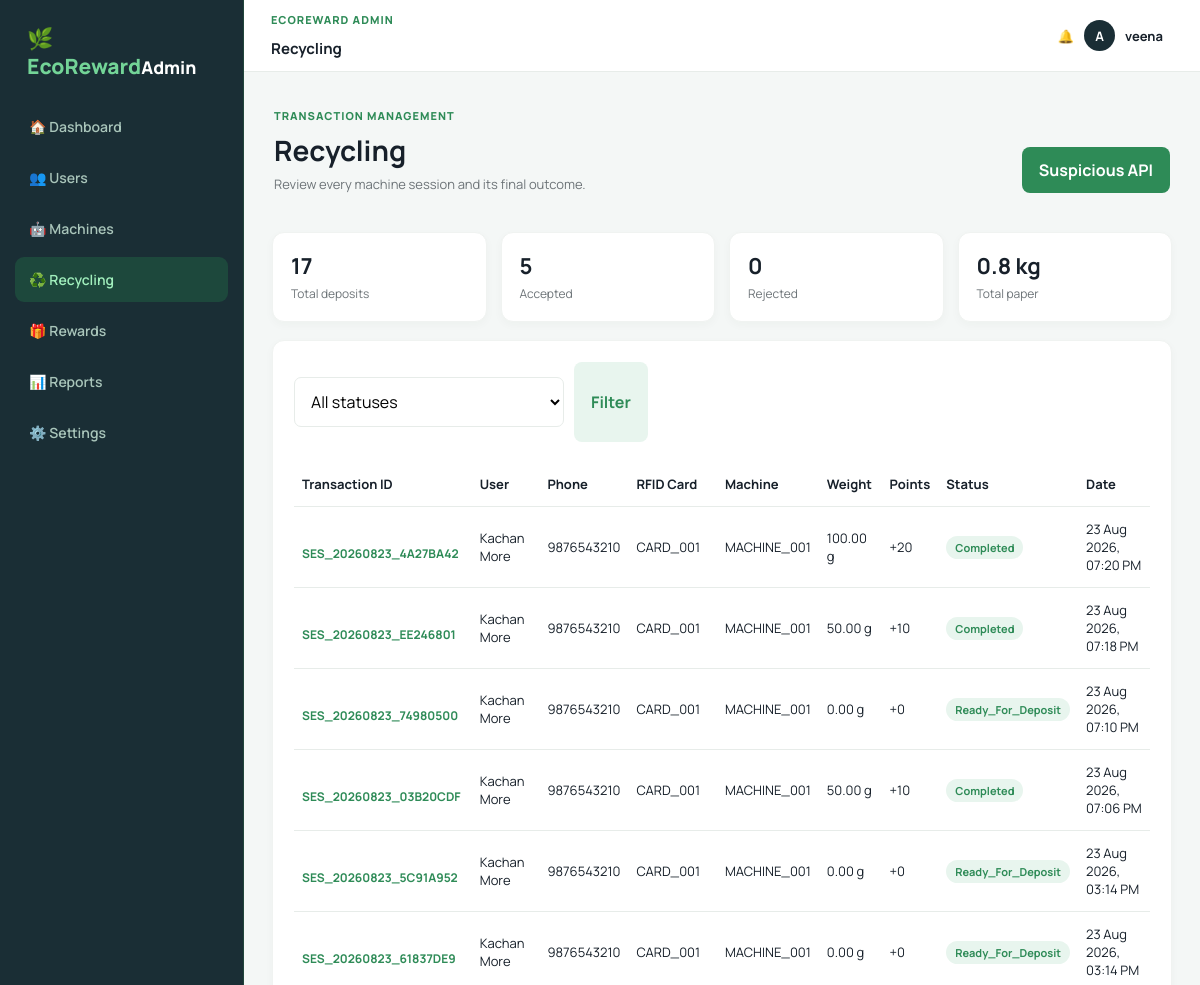
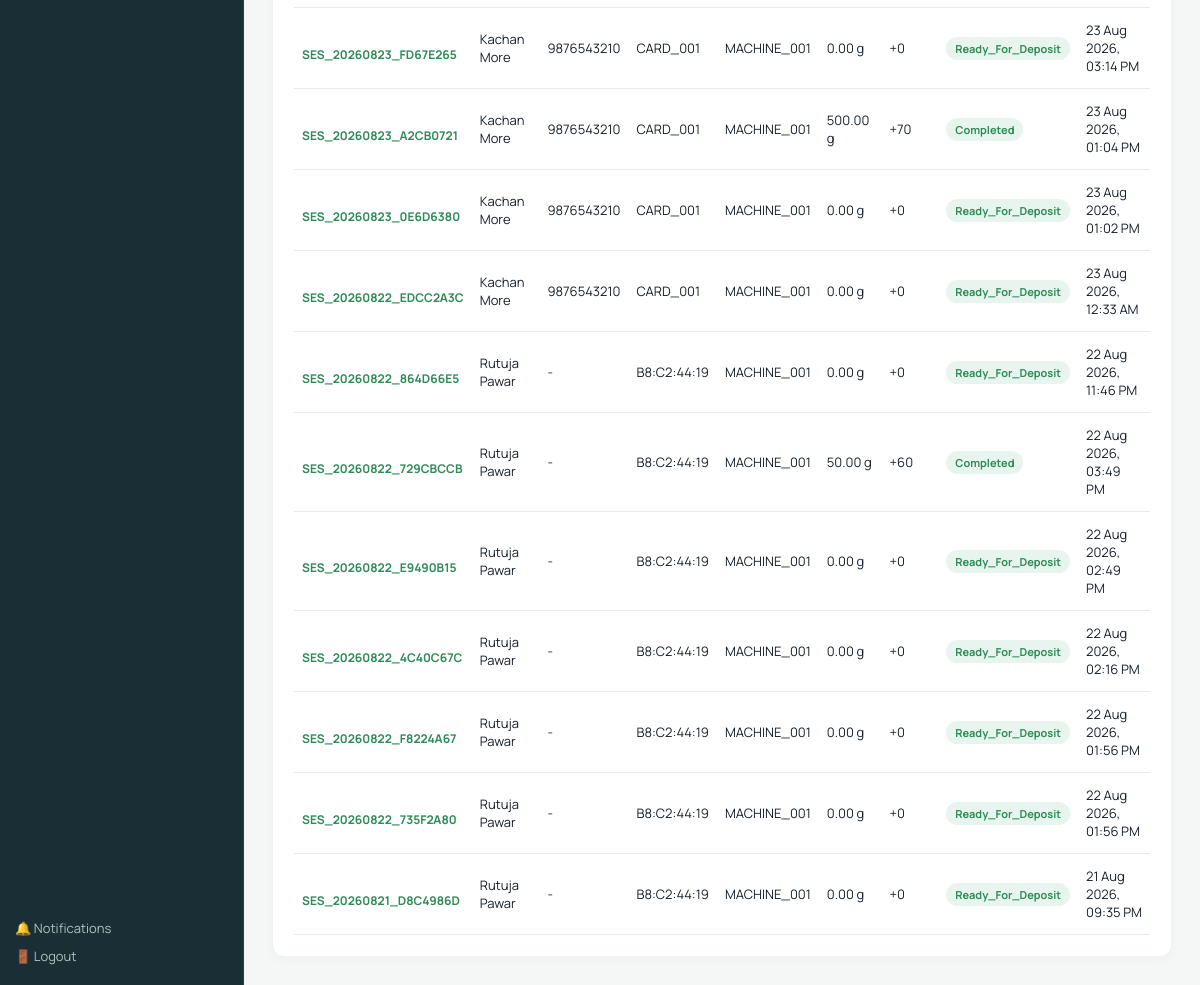
The page /admin-panel/recycling/ (signed in) on the database its author committed (2 pictures, top to bottom).
### recycling/models.py (models this page shows, shortened)
class RecyclingSession(models.Model):
    STATUS_CHOICES = [(x, x.replace("_", " ").title()) for x in ["RFID_VERIFIED", "READY_FOR_DEPOSIT", "MEASURING", "PROCESSING", "COMPLETED", "REJECTED"]]
    user = models.ForeignKey(User, on_delete=models.CASCADE)
    machine = models.ForeignKey(Machine, on_delete=models.PROTECT)
    rfid_card = models.ForeignKey(RFIDCard, on_delete=models.PROTECT, null=True, blank=True, related_name="sessions")
    session_id = models.CharField(max_length=32, editable=False, default=make_session_id)
    rfid_uid = models.CharField(max_length=64)
    status = models.CharField(max_length=30, choices=STATUS_CHOICES, default="RFID_VERIFIED")
    weight_grams = models.DecimalField(max_digits=8, decimal_places=2, default=0)
    points = models.PositiveIntegerField(default=0)
    created_at = models.DateTimeField(auto_now_add=True)
    completed_at = models.DateTimeField(null=True, blank=True)

class Profile(models.Model):
    ROLE_CHOICES = [("USER", "User"), ("ADMIN", "Admin")]
    STATUS_CHOICES = [("ACTIVE", "Active"), ("BLOCKED", "Blocked")]
    RFID_STATUS_CHOICES = [("ACTIVE", "Active"), ("BLOCKED", "Blocked")]
    user = models.OneToOneField(User, on_delete=models.CASCADE)
    role = models.CharField(max_length=10, choices=ROLE_CHOICES, default="USER")
    status = models.CharField(max_length=10, choices=STATUS_CHOICES, default="ACTIVE")
    rfid_uid = models.CharField(max_length=64, blank=True, unique=True, null=True)
    rfid_status = models.CharField(max_length=10, choices=RFID_STATUS_CHOICES, default="ACTIVE")
    phone = models.CharField(max_length=30, blank=True)
    points = models.PositiveIntegerField(default=0)
    monthly_goal_kg = models.DecimalField(max_digits=6, decimal_places=2, default=5)

class RFIDCard(models.Model):
    uid = models.CharField(max_length=64, unique=True)
    card_id = models.CharField(max_length=64, unique=True, null=True, blank=True)
    user = models.ForeignKey(User, on_delete=models.CASCADE, related_name="rfid_cards")
    is_active = models.BooleanField(default=True)
    created_at = models.DateTimeField(auto_now_add=True)
    updated_at = models.DateTimeField(auto_now=True)

class Machine(models.Model):
    STATUS_CHOICES = [("ONLINE", "Online"), ("OFFLINE", "Offline"), ("MAINTENANCE", "Maintenance")]
    code = models.CharField(max_length=40, unique=True)
    location = models.CharField(max_length=120, default="Main Campus")
    status = models.CharField(max_length=20, choices=STATUS_CHOICES, default="ONLINE")
    bin_level = models.PositiveIntegerField(default=40)
    api_key = models.CharField(max_length=120, default="change-me")
    last_seen = models.DateTimeField(auto_now=True)

### recycling/views.py (the view)
# urls.py: path("admin-panel/recycling/", views.admin_recycling_page, name="admin_recycling_page"),
@login_required
def admin_recycling_page(request):
    if not admin_only(request):
        return redirect("dashboard")
    status = request.GET.get("status", "").strip()
    sessions = RecyclingSession.objects.select_related("user", "machine").order_by("-created_at")
    if status:
        sessions = sessions.filter(status=status)
    completed = RecyclingSession.objects.filter(status="COMPLETED")
    paper = completed.aggregate(value=Sum("weight_grams"))["value"] or 0
    return render(request, "admin/recycling.html", {"sessions": sessions, "status": status, "total": RecyclingSession.objects.count(), "accepted": completed.count(), "rejected": RecyclingSession.objects.filter(status="REJECTED").count(), "paper": Decimal(paper) / 1000, "admin_section": "recycling", "page_title": "Recycling"})

### recycling/views.py (called while the page is built)
def admin_only(request):
    return request.user.is_authenticated and hasattr(request.user, "profile") and request.user.profile.role == "ADMIN"

### templates/admin/recycling.html
{% extends 'admin/base.html' %}
{% block admin_content %}
<div class="page-heading"><div><p class="eyebrow">TRANSACTION MANAGEMENT</p><h1>Recycling</h1><p>Review every machine session and its final outcome.</p></div><a class="btn" href="{% url 'api_admin_suspicious' %}">Suspicious API</a></div>
<section class="stats admin-stats"><div class="card stat"><strong>{{ total }}</strong><span class="muted">Total deposits</span></div><div class="card stat"><strong>{{ accepted }}</strong><span class="muted">Accepted</span></div><div class="card stat"><strong>{{ rejected }}</strong><span class="muted">Rejected</span></div><div class="card stat"><strong>{{ paper|floatformat:1 }} kg</strong><span class="muted">Total paper</span></div></section>
<section class="panel admin-panel"><form class="toolbar"><select class="field" name="status"><option value="">All statuses</option><option value="COMPLETED">Accepted</option><option value="REJECTED">Rejected</option><option value="PROCESSING">Processing</option></select><button class="btn secondary" type="submit">Filter</button></form><div class="admin-table-wrap"><table class="table admin-table"><thead><tr><th>Transaction ID</th><th>User</th><th>Phone</th><th>RFID Card</th><th>Machine</th><th>Weight</th><th>Points</th><th>Status</th><th>Date</th></tr></thead><tbody>{% for session in sessions %}<tr><td><a class="detail" href="{% url 'admin_transaction_detail_page' session.session_id %}">{{ session.session_id }}</a></td><td>{{ session.user.get_full_name|default:session.user.username }}</td><td>{{ session.user.profile.phone|default:'-' }}</td><td>{{ session.rfid_card.card_id|default:session.rfid_uid|default:'-' }}</td><td>{{ session.machine.code }}</td><td>{{ session.weight_grams }} g</td><td>+{{ session.points }}</td><td><span class="pill">{{ session.status|title }}</span></td><td>{{ session.created_at|date:'d M Y, h:i A' }}</td></tr>{% empty %}<tr><td colspan="9">No transactions found.</td></tr>{% endfor %}</tbody></table></div></section>
{% endblock %}

### templates/admin/base.html (shortened to what this page needs)
{% extends 'base.html' %}
{% block body %}
<div class="shell admin-shell">
  <aside class="sidebar admin-sidebar">
    <div>
      <div class="brand"><span>🌿 EcoReward</span><small>Admin</small></div>
      <nav class="nav admin-nav">
        <a class="{% if admin_section == 'dashboard' %}active{% endif %}" href="{% url 'admin_dashboard' %}">🏠 Dashboard</a>
        <a class="{% if admin_section == 'users' %}active{% endif %}" href="{% url 'admin_users_page' %}">👥 Users</a>
        <a class="{% if admin_section == 'machines' %}active{% endif %}" href="{% url 'admin_machines_page' %}">🤖 Machines</a>
        <a class="{% if admin_section == 'recycling' %}active{% endif %}" href="{% url 'admin_recycling_page' %}">♻️ Recycling</a>
        <a class="{% if admin_section == 'rewards' %}active{% endif %}" href="{% url 'admin_rewards_page' %}">🎁 Rewards</a>
        <a class="{% if admin_section == 'reports' %}active{% endif %}" href="{% url 'admin_reports_page' %}">📊 Reports</a>
        <a class="{% if admin_section == 'settings' %}active{% endif %}" href="{% url 'admin_settings_page' %}">⚙️ Settings</a>
      </nav>
    </div>
    <div class="admin-side-foot">
      <a href="{% url 'admin_notifications_page' %}">🔔 Notifications</a>
      <a href="{% url 'logout' %}">🚪 Logout</a>
    </div>
  </aside>
  <div class="content">
    <header class="topbar admin-topbar">
      <div class="admin-page-title"><span class="eyebrow">ECOREWARD ADMIN</span><b>{{ page_title }}</b></div>
      <div class="user"><a href="{% url 'admin_notifications_page' %}">🔔</a><span class="avatar">{{ request.user.username|first|upper }}</span><span>{{ request.user.get_full_name|default:request.user.username }}</span></div>
    </header>
    <main class="main admin-main">{% block admin_content %}{% endblock %}</main>
  </div>
</div>
{% endblock %}

### static/css/app.css (style rules this page uses)
:root { --green:#2e8b57;--dark:#1a2e35;--mint:#e8f5ee;--bg:#f4f7f6;--ink:#17202a;--muted:#6d7478;--line:#e7ece9;--orange:#f48622 }
* { box-sizing:border-box }
body { margin:0;background:var(--bg);color:var(--ink);font-family:Manrope,Arial,sans-serif }
a { text-decoration:none;color:inherit }
.shell { display:flex;min-height:100vh }
.sidebar { width:244px;background:#fff;border-right:1px solid var(--line);padding:20px 15px;display:flex;flex-direction:column;justify-content:space-between }
.brand { font-size:21px;font-weight:800;color:var(--dark);padding:4px 12px 24px }
.brand span { color:var(--green) }
.nav { display:grid;gap:6px }
.nav a { padding:13px 14px;color:var(--muted);border-radius:9px;font-weight:600;font-size:14px }
.nav a.active,.nav a:hover { background:var(--mint);color:var(--green) }
.content { flex:1;min-width:0 }
.topbar { height:60px;background:#fff;border-bottom:1px solid var(--line);display:flex;align-items:center;justify-content:space-between;padding:0 27px }
.user { display:flex;align-items:center;gap:10px;font-size:13px;font-weight:700;white-space:nowrap }
.avatar { width:31px;height:31px;border-radius:50%;background:var(--dark);color:#fff;display:grid;place-items:center }
.main { padding:24px 28px 28px;max-width:1180px;margin:auto }
.hero,.card,.panel { background:#fff;border:1px solid #f0f3f1;border-radius:12px;box-shadow:0 3px 10px #18352c08 }
.stats { display:grid;grid-template-columns:repeat(4,1fr);gap:14px;margin:14px 0 18px }
.stat { padding:15px }
.stat strong { font-size:22px;display:block }
.muted { color:var(--muted);font-size:12px }
.detail { display:block;color:var(--green);font-size:12px;font-weight:700;margin-top:13px }
.panel { padding:18px }
.btn { display:inline-block;border:0;border-radius:8px;background:var(--green);color:#fff;padding:12px 17px;font:inherit;font-weight:700;cursor:pointer }
.btn.secondary { background:var(--mint);color:var(--green) }
.field { display:grid;gap:6px;margin:15px 0 }
.table { width:100%;border-collapse:collapse;font-size:13px }
.table th,.table td { text-align:left;padding:13px 8px;border-bottom:1px solid var(--line) }
.pill { padding:4px 9px;border-radius:99px;background:var(--mint);color:var(--green);font-size:11px;font-weight:700 }
.admin-shell .sidebar { background:var(--dark);color:#fff }
.admin-shell .brand { color:#fff }
.admin-shell .nav a { color:#bac6c5 }
.admin-shell .nav a.active,.admin-shell .nav a:hover { background:var(--green);color:#fff }
.eyebrow { margin:0 0 8px;color:var(--green);font-size:11px;font-weight:800;letter-spacing:1px }
.field { width:100%;padding:12px;border:1px solid var(--line);border-radius:7px;background:#fff;font:inherit }
.admin-topbar { height:72px }
.admin-topbar>div:first-child { display:grid;gap:3px }
.admin-topbar b { font-size:15px }
.admin-sidebar { background:#102a25;color:#dcece4;border-color:#21463b }
.admin-sidebar .brand { color:#fff }
.admin-sidebar .brand span { color:#73d497 }
.admin-sidebar .nav a { color:#a9c5ba }
.admin-sidebar .nav a.active,.admin-sidebar .nav a:hover { background:#1d483c;color:#a1efbd }
.admin-side-foot { display:grid;gap:10px;font-size:13px }
.admin-side-foot>a { color:#a9c5ba }
.admin-main { max-width:1400px }
.admin-stats { grid-template-columns:repeat(4,1fr);margin-bottom:18px }
.admin-stats .stat { padding:18px }
.admin-panel { padding:21px }
.admin-nav a { display:flex;gap:10px;align-items:center }
.admin-page-title { display:grid;gap:3px }
.page-heading { display:flex;align-items:end;justify-content:space-between;gap:20px;padding:12px 2px 25px }
.page-heading h1 { margin:0 0 6px;font-size:28px }
.page-heading p:not(.eyebrow) { margin:0;color:var(--muted);font-size:13px }
.toolbar { display:flex;gap:10px;margin-bottom:20px }
.toolbar .field { max-width:270px }
html,body { max-width:100%;overflow-x:hidden }

### rows shown on the page
RecyclingSession: session_id "SES_20260823_4A27BA42", user.get_full_name "Kachan More", user.profile.phone "9876543210", rfid_card.card_id "CARD_001", machine.code "MACHINE_001", weight_grams "100.00", points "20", status "Completed", created_at "23 Aug 2026, 07:20 PM"
RecyclingSession: session_id "SES_20260823_EE246801", user.get_full_name "Kachan More", user.profile.phone "9876543210", rfid_card.card_id "CARD_001", machine.code "MACHINE_001", weight_grams "50.00", points "10", status "Completed", created_at "23 Aug 2026, 07:18 PM"
RecyclingSession: session_id "SES_20260823_74980500", user.get_full_name "Kachan More", user.profile.phone "9876543210", rfid_card.card_id "CARD_001", machine.code "MACHINE_001", weight_grams "0.00", points "0", status "Ready_For_Deposit", created_at "23 Aug 2026, 07:10 PM"
RecyclingSession: session_id "SES_20260823_03B20CDF", user.get_full_name "Kachan More", user.profile.phone "9876543210", rfid_card.card_id "CARD_001", machine.code "MACHINE_001", weight_grams "50.00", points "10", status "Completed", created_at "23 Aug 2026, 07:06 PM"
RecyclingSession: session_id "SES_20260823_5C91A952", user.get_full_name "Kachan More", user.profile.phone "9876543210", rfid_card.card_id "CARD_001", machine.code "MACHINE_001", weight_grams "0.00", points "0", status "Ready_For_Deposit", created_at "23 Aug 2026, 03:14 PM"
RecyclingSession: session_id "SES_20260823_61837DE9", user.get_full_name "Kachan More", user.profile.phone "9876543210", rfid_card.card_id "CARD_001", machine.code "MACHINE_001", weight_grams "0.00", points "0", status "Ready_For_Deposit", created_at "23 Aug 2026, 03:14 PM"
RecyclingSession: session_id "SES_20260823_FD67E265", user.get_full_name "Kachan More", user.profile.phone "9876543210", rfid_card.card_id "CARD_001", machine.code "MACHINE_001", weight_grams "0.00", points "0", status "Ready_For_Deposit", created_at "23 Aug 2026, 03:14 PM"
RecyclingSession: session_id "SES_20260823_A2CB0721", user.get_full_name "Kachan More", user.profile.phone "9876543210", rfid_card.card_id "CARD_001", machine.code "MACHINE_001", weight_grams "500.00", points "70", status "Completed", created_at "23 Aug 2026, 01:04 PM"
RecyclingSession: session_id "SES_20260823_0E6D6380", user.get_full_name "Kachan More", user.profile.phone "9876543210", rfid_card.card_id "CARD_001", machine.code "MACHINE_001", weight_grams "0.00", points "0", status "Ready_For_Deposit", created_at "23 Aug 2026, 01:02 PM"
RecyclingSession: session_id "SES_20260822_EDCC2A3C", user.get_full_name "Kachan More", user.profile.phone "9876543210", rfid_card.card_id "CARD_001", machine.code "MACHINE_001", weight_grams "0.00", points "0", status "Ready_For_Deposit", created_at "23 Aug 2026, 12:33 AM"
RecyclingSession: session_id "SES_20260822_864D66E5", user.get_full_name "Rutuja Pawar", user.profile.phone "-", rfid_card.card_id "B8:C2:44:19", machine.code "MACHINE_001", weight_grams "0.00", points "0", status "Ready_For_Deposit", created_at "22 Aug 2026, 11:46 PM"
RecyclingSession: session_id "SES_20260822_729CBCCB", user.get_full_name "Rutuja Pawar", user.profile.phone "-", rfid_card.card_id "B8:C2:44:19", machine.code "MACHINE_001", weight_grams "50.00", points "60", status "Completed", created_at "22 Aug 2026, 03:49 PM"
RecyclingSession: session_id "SES_20260822_E9490B15", user.get_full_name "Rutuja Pawar", user.profile.phone "-", rfid_card.card_id "B8:C2:44:19", machine.code "MACHINE_001", weight_grams "0.00", points "0", status "Ready_For_Deposit", created_at "22 Aug 2026, 02:49 PM"
RecyclingSession: session_id "SES_20260822_4C40C67C", user.get_full_name "Rutuja Pawar", user.profile.phone "-", rfid_card.card_id "B8:C2:44:19", machine.code "MACHINE_001", weight_grams "0.00", points "0", status "Ready_For_Deposit", created_at "22 Aug 2026, 02:16 PM"
RecyclingSession: session_id "SES_20260822_F8224A67", user.get_full_name "Rutuja Pawar", user.profile.phone "-", rfid_card.card_id "B8:C2:44:19", machine.code "MACHINE_001", weight_grams "0.00", points "0", status "Ready_For_Deposit", created_at "22 Aug 2026, 01:56 PM"
RecyclingSession: session_id "SES_20260822_735F2A80", user.get_full_name "Rutuja Pawar", user.profile.phone "-", rfid_card.card_id "B8:C2:44:19", machine.code "MACHINE_001", weight_grams "0.00", points "0", status "Ready_For_Deposit", created_at "22 Aug 2026, 01:56 PM"
RecyclingSession: session_id "SES_20260821_D8C4986D", user.get_full_name "Rutuja Pawar", user.profile.phone "-", rfid_card.card_id "B8:C2:44:19", machine.code "MACHINE_001", weight_grams "0.00", points "0", status "Ready_For_Deposit", created_at "21 Aug 2026, 09:35 PM"

### other values the page prints
{{ page_title }} "Recycling"
{{ request.user.username|first|upper }} "A"
{{ request.user.get_full_name|default:request.user.username }} "veena"
{{ total }} "17"
{{ accepted }} "5"
{{ rejected }} "0"
{{ paper|floatformat:1 }} "0.8"
